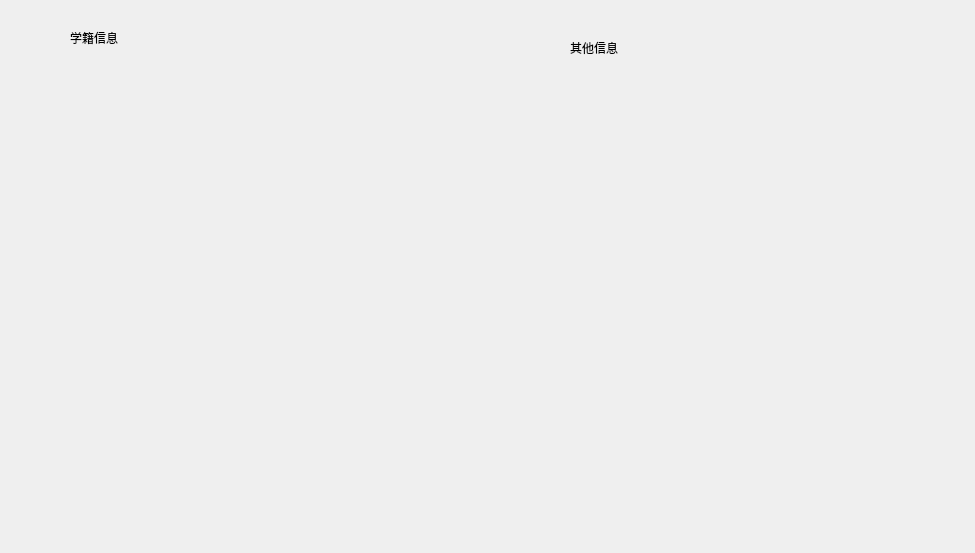
<?xml version="1.0" encoding="UTF-8"?>
<ui version="4.0">
 <class>StudentInfoUpdatePage</class>
 <widget class="QWidget" name="StudentInfoUpdatePage">
  <property name="geometry">
   <rect>
    <x>0</x>
    <y>0</y>
    <width>975</width>
    <height>553</height>
   </rect>
  </property>
  <property name="windowTitle">
   <string>Form</string>
  </property>
  <widget class="QLabel" name="label">
   <property name="geometry">
    <rect>
     <x>70</x>
     <y>30</y>
     <width>72</width>
     <height>15</height>
    </rect>
   </property>
   <property name="text">
    <string>学籍信息</string>
   </property>
  </widget>
  <widget class="QLabel" name="label_2">
   <property name="geometry">
    <rect>
     <x>570</x>
     <y>40</y>
     <width>72</width>
     <height>15</height>
    </rect>
   </property>
   <property name="text">
    <string>其他信息</string>
   </property>
  </widget>
 </widget>
 <resources/>
 <connections/>
</ui>
